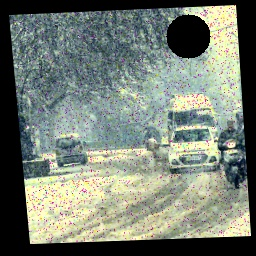
#> input picture driving_images/im001-snow.jpg, 256 x 256 px; its folder holds only this picture in this run
$ python exploration.py
#> lines starting #> are read from the running program, lines starting #| are printed output that depends on the picture; after the words box and inside, x2 and y2 are one past the last pixel; in counts of white or black regions, pixels touching at a corner belong together
#!/usr/bin/env python3
import cv2
import numpy as np
import os
import argparse

def apply_denoising(image):
    """
    Apply OpenCV's non-local means denoising to reduce noise while preserving edges.

    Parameters:
    image (numpy.ndarray): Input image

    Returns:
    numpy.ndarray: Denoised image
    """
    # Apply non-local means denoising for color images with light denoising parameters
    return cv2.fastNlMeansDenoisingColored(
        image,
        None,
        h=7,  # Light denoising strength
        hColor=10,  # Light denoising strength for color components
        templateWindowSize=5,
        searchWindowSize=21,
    )

def apply_denosing_second_pass(image):
    """
    Apply a second pass of denoising to the image to further reduce noise.

    Parameters:
    image (numpy.ndarray): Input image

    Returns:
    numpy.ndarray: Denoised image
    """
    # Apply non-local means denoising with stronger parameters for the second pass
    return cv2.fastNlMeansDenoisingColored(
        image,
        None,
        h=5,  # Stronger denoising strength
        hColor=5,  # Stronger denoising strength for color components
        templateWindowSize=7,
        searchWindowSize=21,
    )

def auto_perspective_correction(image):
    """Ensure output is always a perfect square with 90 degree angles"""
    # Apply denoising to the input image to improve feature detection
    denoised_image = apply_denoising(image)

    # Try perspective correction methods on the denoised image
    result = try_contour_detection(denoised_image)
    if result is None:
        result = try_hough_lines(denoised_image)
    if result is None:
        # Final fallback - just make it square
        result = make_square(denoised_image)

    return result

def try_contour_detection(image):
    """Enhanced contour detection with adaptive parameters"""
    # Enhanced preprocessing for better edge detection
    gray = cv2.cvtColor(image, cv2.COLOR_BGR2GRAY)

    # Apply CLAHE for better contrast
    clahe = cv2.createCLAHE(clipLimit=2.0, tileGridSize=(8, 8))
    enhanced = clahe.apply(gray)

    # Adaptive parameter selection based on image characteristics
    mean_brightness = np.mean(enhanced)
    std_brightness = np.std(enhanced)

    # Choose parameters based on image characteristics
    if std_brightness < 30:  # Low contrast image
        blur_sizes = [(7, 7)]  # More blur for low contrast
        thresholds = [(30, 100), (50, 150)]
    else:  # Normal or high contrast image
        blur_sizes = [(5, 5)]
        thresholds = [(50, 150), (75, 200)]

    # Edge detection with selected parameters
    edges = None
    for blur_size in blur_sizes:
        for threshold1, threshold2 in thresholds:
            blur = cv2.GaussianBlur(enhanced, blur_size, 0)
            current_edges = cv2.Canny(blur, threshold1, threshold2, apertureSize=3)

            if edges is None:
                edges = current_edges
            else:
                # Combine edge detection results
                edges = cv2.bitwise_or(edges, current_edges)

    # Dilate edges to connect broken lines
    kernel = np.ones((3, 3), np.uint8)
    dilated = cv2.dilate(edges, kernel, iterations=2)

    # Find contours
    contours, _ = cv2.findContours(dilated, cv2.RETR_EXTERNAL, cv2.CHAIN_APPROX_SIMPLE)

    if not contours:
        return None

    # Filter tiny contours
    min_area = gray.shape[0] * gray.shape[1] * 0.01  # 1% of image area
    contours = [c for c in contours if cv2.contourArea(c) > min_area]

    if not contours:
        return None

    # Find largest contour
    largest_contour = max(contours, key=cv2.contourArea)

    # Try different epsilon values to find exactly 4 points
    approx = None
    peri = cv2.arcLength(largest_contour, True)

    # More comprehensive epsilon values to increase chances of finding 4 points
    for eps_factor in [0.01, 0.02, 0.03, 0.04, 0.05, 0.06, 0.08, 0.1]:
        current_approx = cv2.approxPolyDP(largest_contour, eps_factor * peri, True)
        if len(current_approx) == 4:
            approx = current_approx
            break

    if approx is None or len(approx) != 4:
        return None

    return create_square_from_points(image, approx)

# [58 lines left out: function try_hough_lines, not called in this run]

def create_square_from_points(image, points):
    """Create a perfect square from 4 points with improved border handling"""
    # Get original image dimensions
    orig_height, orig_width = image.shape[:2]
    max_orig_dimension = max(orig_height, orig_width)

    # Reshape points to correct format
    pts = np.float32(points.reshape(4, 2))
    rect = order_points(pts)

    # Calculate the maximum possible dimension based on detected quadrilateral
    width = max(
        int(np.linalg.norm(rect[1] - rect[0])),  # Top edge
        int(np.linalg.norm(rect[2] - rect[3]))   # Bottom edge
    )

    height = max(
        int(np.linalg.norm(rect[3] - rect[0])),  # Left edge
        int(np.linalg.norm(rect[2] - rect[1]))   # Right edge
    )

    # Create a square of the original image's maximum dimension
    square_size = max_orig_dimension

    # Set destination points to fill the entire square
    dst = np.array([
        [0, 0],
        [square_size-1, 0],
        [square_size-1, square_size-1],
        [0, square_size-1]
    ], dtype="float32")

    # Apply perspective transform with better border handling
    M = cv2.getPerspectiveTransform(rect, dst)
    warped = cv2.warpPerspective(image, M, (square_size, square_size),
                               borderMode=cv2.BORDER_REPLICATE)

    return warped

# [20 lines left out: function line_intersection, not called in this run]

def order_points(pts):
    """Order points in: top-left, top-right, bottom-right, bottom-left order"""
    # Sort by sum of coordinates (x+y)
    s = pts.sum(axis=1)
    tl = pts[np.argmin(s)]  # Top-left has smallest sum
    br = pts[np.argmax(s)]  # Bottom-right has largest sum

    # Sort by difference of coordinates (y-x)
    diff = np.diff(pts, axis=1)
    tr = pts[np.argmin(diff)]  # Top-right has smallest difference
    bl = pts[np.argmax(diff)]  # Bottom-left has largest difference

    return np.array([tl, tr, br, bl], dtype="float32")

# [25 lines left out: function make_square, not called in this run]

def process_images(input_dir, output_dir):
    """Process all images in input_dir and save results to output_dir"""
    # Delete contents of output directory if it exists
    if os.path.exists(output_dir):
        print(f"Clearing contents of output directory: {output_dir}")
        for item in os.listdir(output_dir):
            item_path = os.path.join(output_dir, item)
            try:
                if os.path.isfile(item_path):
                    os.unlink(item_path)
                elif os.path.isdir(item_path):
                    import shutil
                    shutil.rmtree(item_path)
            except Exception as e:
                print(f"Error while deleting {item_path}: {e}")
        print("Output directory cleared.")

    # Create output directory if it doesn't exist
    if not os.path.exists(output_dir):
        os.makedirs(output_dir)

    # Valid image extensions to process
    valid_extensions = ('.jpg', '.jpeg', '.png', '.bmp')
    image_files = [f for f in os.listdir(input_dir) if f.lower().endswith(valid_extensions)]

    if not image_files:
        print(f"No images found in directory: {input_dir}")
        return

    print(f"Found {len(image_files)} images to process")

    # Process images sequentially
    for i, filename in enumerate(image_files):
        input_path = os.path.join(input_dir, filename)
        output_path = os.path.join(output_dir, filename)

        try:
            print(f"Processing: {filename} ({i+1}/{len(image_files)})")
            image = cv2.imread(input_path)
            if image is None:
                print(f"Warning: Could not read {filename}. Skipping...")
                continue

            # Apply light denoising
            denoised = apply_denoising(image)
            denoised = apply_denosing_second_pass(denoised)
            corrected = auto_perspective_correction(denoised)
            cv2.imwrite(output_path, corrected)
            print(f"Saved: {output_path}")
        except Exception as e:
            print(f"Error processing {filename}: {str(e)}")

def main():
    """Parse command line arguments and process images"""
    parser = argparse.ArgumentParser(
        description="Fix perspective of images to be perfect squares with 90 degree angles and apply denoising."
    )
    parser.add_argument("--input_dir", default="driving_images",
                       help="Directory containing images to process")
    parser.add_argument("--output_dir", default="Results",
                       help="Directory to save corrected images")
    args = parser.parse_args()

    print(f"Processing images from {args.input_dir} to {args.output_dir}")
    process_images(args.input_dir, args.output_dir)
#> in process_images, image is the input picture: shape (256, 256, 3); mean B, G, R 115.6, 126.8, 118.6
#> in apply_denoising (call 2), `return cv2.fastNlMeansDenoisingColored( image, None, h=7,`:
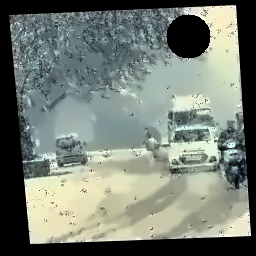
#> returned value: shape (256, 256, 3); mean of channels 0, 1, 2 116.6, 126.5, 118.3; drawn as B, G, R
#> in try_contour_detection, `gray = cv2.cvtColor(image, cv2.COLOR_BGR2GRAY)`:
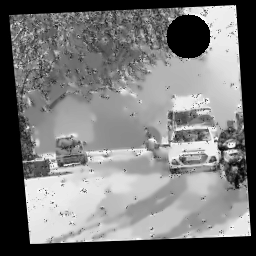
#> gray: shape (256, 256); min 0, max 251, mean 122.9
#> in try_contour_detection, `enhanced = clahe.apply(gray)`:
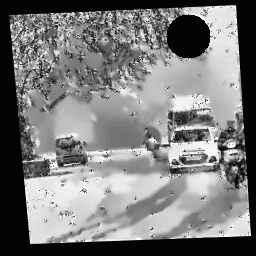
#> enhanced: shape (256, 256); min 2, max 254, mean 123.9
#> in try_contour_detection, `mean_brightness = np.mean(enhanced)`: mean_brightness = 123.9
#> in try_contour_detection, `std_brightness = np.std(enhanced)`: std_brightness = 81
#> after the loop in try_contour_detection, `for blur_size in blur_sizes:`:
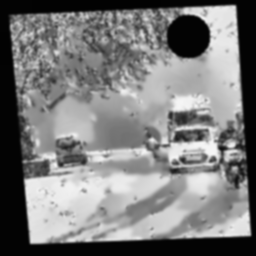
#> blur: shape (256, 256); min 2, max 246, mean 123.9
#> after the loop in try_contour_detection, `for blur_size in blur_sizes:`:
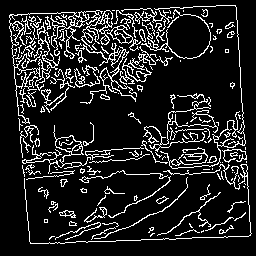
#> edges: shape (256, 256); 13.5% white in thin lines or dots, all inside (x1, y1, x2, y2) = (9, 5, 252, 244)
#> in try_contour_detection, `dilated = cv2.dilate(edges, kernel, iterations=2)`:
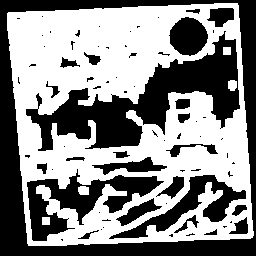
#> dilated: shape (256, 256); 53.5% white; 74 black regions (50 under 20 px)
#> in try_contour_detection, `contours, _ = cv2.findContours(dilated, cv2.RETR_EXTERNAL, cv2.CHAIN_A..`: contours = 1 contour; box (x1, y1, x2, y2) and area: (7, 3, 254, 246) 53600
#> in try_contour_detection, `largest_contour = max(contours, key=cv2.contourArea)`: largest_contour = contour of 134 points, box (x1, y1, x2, y2) (7, 3, 254, 246), area 53600
#> in try_contour_detection, `peri = cv2.arcLength(largest_contour, True)`: peri = 947.3
#> the loop in try_contour_detection, `for eps_factor in [0.01, 0.02, 0.03, 0.04, 0.05, 0.06, 0.08, 0.1]:` made 1 pass
#> approx on pass 1: [[237, 3], [7, 13], [28, 245], [252, 237]]
#> in create_square_from_points, `pts = np.float32(points.reshape(4, 2))`: pts = [[237, 3], [7, 13], [28, 245], [252, 237]]
#> in order_points, `s = pts.sum(axis=1)`: s = [240, 20, 273, 489]
#> in order_points, `tl = pts[np.argmin(s)]`: tl = [7, 13]
#> in order_points, `br = pts[np.argmax(s)]`: br = [252, 237]
#> in order_points, `diff = np.diff(pts, axis=1)`: diff = [-234, 6, 217, -15]
#> in order_points, `tr = pts[np.argmin(diff)]`: tr = [237, 3]
#> in order_points, `bl = pts[np.argmax(diff)]`: bl = [28, 245]
#> in create_square_from_points, `rect = order_points(pts)`: rect = [[7, 13], [237, 3], [252, 237], [28, 245]]
#> in create_square_from_points, `width = max( int(np.linalg.norm(rect[1] - rect[0])),`: width = 230
#> in create_square_from_points, `height = max( int(np.linalg.norm(rect[3] - rect[0])),`: height = 234
#> in create_square_from_points, `M = cv2.getPerspectiveTransform(rect, dst)`: M = [[1.11, -0.101, -6.47], [0.0463, 1.06, -14.16], [2.82e-05, -0.000117, 1]]
#> in create_square_from_points, `warped = cv2.warpPerspective(image, M, (square_size, square_size), bor..`:
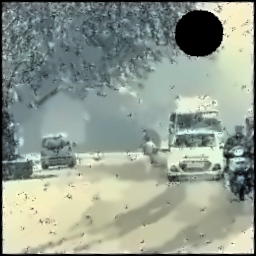
#> warped: shape (256, 256, 3); mean B, G, R 143.2, 155.5, 145.6
    print("Processing complete!")

if __name__ == "__main__":
    main()

$ run again, on driving_images/im005-snow.jpg
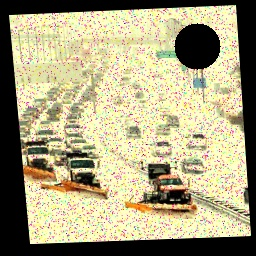
#> input picture driving_images/im005-snow.jpg, 256 x 256 px
#> in process_images, image is the input picture: shape (256, 256, 3); mean B, G, R 126.3, 160.9, 167.8
#> mean_brightness = 154.8
#> std_brightness = 95.32
#> after the loop in try_contour_detection, `for blur_size in blur_sizes:`:
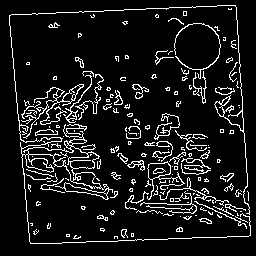
#> edges: shape (256, 256); 10% white in thin lines or dots, all inside (x1, y1, x2, y2) = (9, 5, 251, 244)
#> dilated: shape (256, 256); 42.9% white; 23 white regions
#> contours = 1 contour; box (x1, y1, x2, y2) and area: (7, 3, 253, 246) 53589
#> largest_contour = contour of 119 points, box (x1, y1, x2, y2) (7, 3, 253, 246), area 53589
#> peri = 944
#> the loop in try_contour_detection, `for eps_factor in [0.01, 0.02, 0.03, 0.04, 0.05, 0.06, 0.08, 0.1]:` made 1 pass
#> approx on pass 1: [[237, 3], [7, 13], [28, 245], [252, 237]]
#> pts = [[237, 3], [7, 13], [28, 245], [252, 237]]
#> s = [240, 20, 273, 489]
#> tl = [7, 13]
#> br = [252, 237]
#> diff = [-234, 6, 217, -15]
#> tr = [237, 3]
#> bl = [28, 245]
#> rect = [[7, 13], [237, 3], [252, 237], [28, 245]]
#> width = 230
#> height = 234
#> M = [[1.11, -0.101, -6.47], [0.0463, 1.06, -14.16], [2.82e-05, -0.000117, 1]]
#> in create_square_from_points, `warped = cv2.warpPerspective(image, M, (square_size, square_size), bor..`:
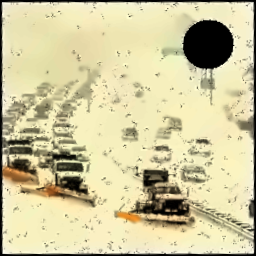
#> warped: shape (256, 256, 3); mean B, G, R 157.5, 198.6, 206.2

$ run again, on driving_images/im006-snow.jpg
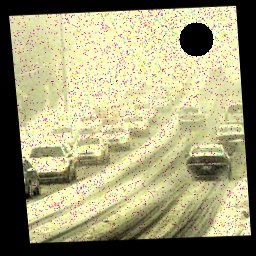
#> input picture driving_images/im006-snow.jpg, 256 x 256 px
#> in process_images, image is the input picture: shape (256, 256, 3); mean B, G, R 120.6, 157.5, 161.9
#> mean_brightness = 150.6
#> std_brightness = 90.21
#> after the loop in try_contour_detection, `for blur_size in blur_sizes:`:
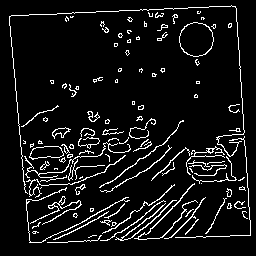
#> edges: shape (256, 256); 7.9% white in thin lines or dots, all inside (x1, y1, x2, y2) = (9, 5, 251, 243)
#> dilated: shape (256, 256); 37.2% white; 21 white regions
#> contours = 1 contour; box (x1, y1, x2, y2) and area: (7, 3, 253, 245) 53210
#> largest_contour = contour of 135 points, box (x1, y1, x2, y2) (7, 3, 253, 245), area 53210
#> peri = 949.3
#> the loop in try_contour_detection, `for eps_factor in [0.01, 0.02, 0.03, 0.04, 0.05, 0.06, 0.08, 0.1]:` made 1 pass
#> approx on pass 1: [[237, 4], [7, 14], [27, 244], [252, 237]]
#> pts = [[237, 4], [7, 14], [27, 244], [252, 237]]
#> s = [241, 21, 271, 489]
#> tl = [7, 14]
#> br = [252, 237]
#> diff = [-233, 7, 217, -15]
#> tr = [237, 4]
#> bl = [27, 244]
#> rect = [[7, 14], [237, 4], [252, 237], [27, 244]]
#> width = 230
#> height = 233
#> M = [[1.12, -0.0971, -6.46], [0.0469, 1.08, -15.43], [4.91e-05, -0.000102, 1]]
#> in create_square_from_points, `warped = cv2.warpPerspective(image, M, (square_size, square_size), bor..`:
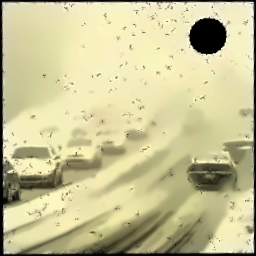
#> warped: shape (256, 256, 3); mean B, G, R 150, 194.4, 199.7

$ run again, on driving_images/im007-snow.jpg
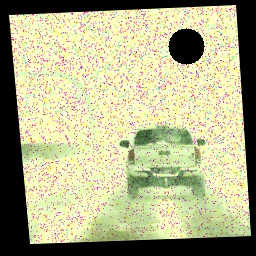
#> input picture driving_images/im007-snow.jpg, 256 x 256 px
#> in process_images, image is the input picture: shape (256, 256, 3); mean B, G, R 137.6, 175.4, 176
#> mean_brightness = 167.3
#> std_brightness = 92.91
#> dilated: shape (256, 256); 25.1% white; 45 white regions
#> contours = 1 contour; box (x1, y1, x2, y2) and area: (7, 3, 253, 247) 53587
#> largest_contour = contour of 120 points, box (x1, y1, x2, y2) (7, 3, 253, 247), area 53587
#> peri = 944
#> the loop in try_contour_detection, `for eps_factor in [0.01, 0.02, 0.03, 0.04, 0.05, 0.06, 0.08, 0.1]:` made 1 pass
#> approx on pass 1: [[237, 3], [7, 13], [28, 245], [252, 237]]
#> pts = [[237, 3], [7, 13], [28, 245], [252, 237]]
#> s = [240, 20, 273, 489]
#> tl = [7, 13]
#> br = [252, 237]
#> diff = [-234, 6, 217, -15]
#> tr = [237, 3]
#> bl = [28, 245]
#> rect = [[7, 13], [237, 3], [252, 237], [28, 245]]
#> width = 230
#> height = 234
#> M = [[1.11, -0.101, -6.47], [0.0463, 1.06, -14.16], [2.82e-05, -0.000117, 1]]
#> in create_square_from_points, `warped = cv2.warpPerspective(image, M, (square_size, square_size), bor..`:
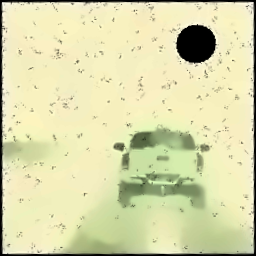
#> warped: shape (256, 256, 3); mean B, G, R 171.6, 217.1, 217.3
